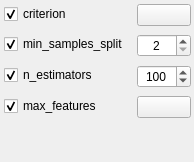
                     <widget class="QWidget" name="page_rf_fit">
                      <property name="geometry">
                       <rect>
                        <x>0</x>
                        <y>0</y>
                        <width>174</width>
                        <height>162</height>
                       </rect>
                      </property>
                      <attribute name="label">
                       <string>Random forest HyperParameters</string>
                      </attribute>
                      <layout class="QVBoxLayout" name="verticalLayout_42">
                       <property name="spacing">
                        <number>0</number>
                       </property>
                       <property name="leftMargin">
                        <number>0</number>
                       </property>
                       <property name="topMargin">
                        <number>0</number>
                       </property>
                       <property name="rightMargin">
                        <number>0</number>
                       </property>
                       <property name="bottomMargin">
                        <number>0</number>
                       </property>
                       <item>
                        <layout class="QFormLayout" name="page_rf_fit_formLayout">
                         <property name="horizontalSpacing">
                          <number>8</number>
                         </property>
                         <property name="verticalSpacing">
                          <number>8</number>
                         </property>
                         <property name="leftMargin">
                          <number>4</number>
                         </property>
                         <property name="topMargin">
                          <number>4</number>
                         </property>
                         <property name="rightMargin">
                          <number>3</number>
                         </property>
                         <property name="bottomMargin">
                          <number>4</number>
                         </property>
                         <item row="0" column="0">
                          <widget class="CheckBox" name="rf_criterion_checkBox">
                           <property name="toolTip">
                            <string>&lt;html&gt;&lt;head/&gt;&lt;body&gt;&lt;p&gt;criterion : {&amp;quot;gini&amp;quot;, &amp;quot;entropy&amp;quot;, &amp;quot;log_loss&amp;quot;}, default=&amp;quot;gini&amp;quot;&lt;/p&gt;&lt;p&gt;The function to measure the quality of a split. Supported criteria are&lt;/p&gt;&lt;p&gt;&amp;quot;gini&amp;quot; for the Gini impurity and &amp;quot;log_loss&amp;quot; and &amp;quot;entropy&amp;quot; both for the&lt;/p&gt;&lt;p&gt;Shannon information gain, see :ref:`tree_mathematical_formulation`.&lt;/p&gt;&lt;p&gt;Note: This parameter is tree-specific.&lt;/p&gt;&lt;/body&gt;&lt;/html&gt;</string>
                           </property>
                           <property name="text">
                            <string>criterion</string>
                           </property>
                           <property name="checked">
                            <bool>true</bool>
                           </property>
                          </widget>
                         </item>
                         <item row="0" column="1">
                          <widget class="ComboBox" name="rf_criterion_comboBox"/>
                         </item>
                         <item row="1" column="0">
                          <widget class="CheckBox" name="rf_min_samples_split_checkBox">
                           <property name="toolTip">
                            <string>&lt;html&gt;&lt;head/&gt;&lt;body&gt;&lt;p&gt;min_samples_split : int or float, default=2&lt;/p&gt;&lt;p&gt;The minimum number of samples required to split an internal node:&lt;/p&gt;&lt;p&gt;&lt;br/&gt;&lt;/p&gt;&lt;p&gt;- If int, then consider `min_samples_split` as the minimum number.&lt;/p&gt;&lt;p&gt;- If float, then `min_samples_split` is a fraction and&lt;/p&gt;&lt;p&gt;`ceil(min_samples_split * n_samples)` are the minimum&lt;/p&gt;&lt;p&gt;number of samples for each split.&lt;/p&gt;&lt;/body&gt;&lt;/html&gt;</string>
                           </property>
                           <property name="text">
                            <string>min_samples_split</string>
                           </property>
                           <property name="checked">
                            <bool>true</bool>
                           </property>
                          </widget>
                         </item>
                         <item row="1" column="1">
                          <widget class="SpinBox" name="rf_min_samples_split_spinBox">
                           <property name="alignment">
                            <set>Qt::AlignCenter</set>
                           </property>
                           <property name="minimum">
                            <number>2</number>
                           </property>
                           <property name="maximum">
                            <number>10</number>
                           </property>
                          </widget>
                         </item>
                         <item row="2" column="0">
                          <widget class="CheckBox" name="rf_n_estimators_checkBox">
                           <property name="toolTip">
                            <string>&lt;html&gt;&lt;head/&gt;&lt;body&gt;&lt;p&gt;n_estimators : int, default=100&lt;/p&gt;&lt;p&gt;The number of trees in the forest.&lt;/p&gt;&lt;/body&gt;&lt;/html&gt;</string>
                           </property>
                           <property name="text">
                            <string>n_estimators</string>
                           </property>
                           <property name="checked">
                            <bool>true</bool>
                           </property>
                          </widget>
                         </item>
                         <item row="2" column="1">
                          <widget class="SpinBox" name="rf_n_estimators_spinBox">
                           <property name="alignment">
                            <set>Qt::AlignCenter</set>
                           </property>
                           <property name="minimum">
                            <number>1</number>
                           </property>
                           <property name="maximum">
                            <number>1000</number>
                           </property>
                           <property name="value">
                            <number>100</number>
                           </property>
                          </widget>
                         </item>
                         <item row="3" column="0">
                          <widget class="CheckBox" name="rf_max_features_checkBox">
                           <property name="toolTip">
                            <string>&lt;html&gt;&lt;head/&gt;&lt;body&gt;&lt;p&gt;max_features : {&amp;quot;sqrt&amp;quot;, &amp;quot;log2&amp;quot;, None}, default=&amp;quot;sqrt&amp;quot;&lt;/p&gt;&lt;p&gt;The number of features to consider when looking for the best split:&lt;/p&gt;&lt;p&gt;- If &amp;quot;sqrt&amp;quot;, then `max_features=sqrt(n_features)`.&lt;/p&gt;&lt;p&gt;- If &amp;quot;log2&amp;quot;, then `max_features=log2(n_features)`.&lt;/p&gt;&lt;p&gt;- If None, then `max_features=n_features`.&lt;/p&gt;&lt;/body&gt;&lt;/html&gt;</string>
                           </property>
                           <property name="text">
                            <string>max_features</string>
                           </property>
                           <property name="checked">
                            <bool>true</bool>
                           </property>
                          </widget>
                         </item>
                         <item row="3" column="1">
                          <widget class="ComboBox" name="rf_max_features_comboBox"/>
                         </item>
                        </layout>
                       </item>
                      </layout>
                     </widget>
